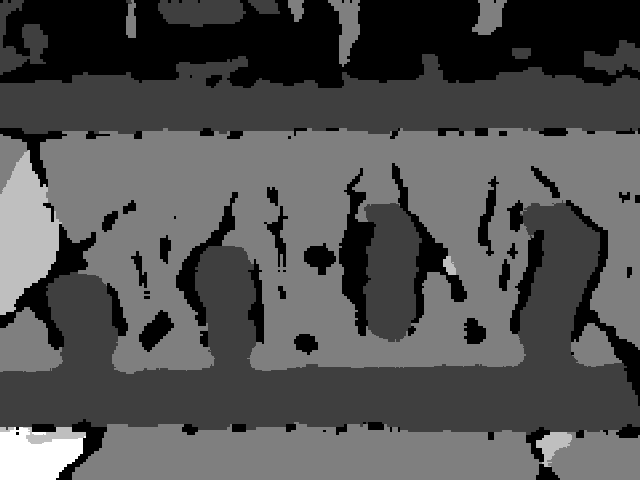
#> input picture scripts/shelf_check/start.png, 640 x 480 px
$ python read_depth_uint16.py start.png
#> lines starting #> are read from the running program, lines starting #| are printed output that depends on the picture
#!/usr/bin/env python3
"""读取 16-bit uint16 PNG 深度图，左侧显示伪彩色深度图并标注指定行，
右侧绘制该行深度变化曲线。

用法示例:
    python read_depth_uint16.py depth/000000.png
    python read_depth_uint16.py depth/000000.png --row 300
    python read_depth_uint16.py depth/000000.png --save result.png
"""

import argparse
import os

import cv2
import matplotlib
import matplotlib.pyplot as plt
import numpy as np

matplotlib.use("TkAgg")
DEPTH_SCALE = 1000.0


def pseudo_color(depth_m: np.ndarray, max_depth: float = 3.0) -> np.ndarray:
    """将 float32 深度图（米）转成 uint8 伪彩色 RGB 图。"""
    disp = np.clip(depth_m, 0.0, max_depth)
    disp = disp / max_depth if max_depth > 0 else disp
    disp = (disp * 255).astype(np.uint8)
    bgr = cv2.applyColorMap(disp, cv2.COLORMAP_JET)
    return cv2.cvtColor(bgr, cv2.COLOR_BGR2RGB)


def main():
    parser = argparse.ArgumentParser(description="读取并可视化 uint16 深度图")
    parser.add_argument("input", help="深度图文件路径 (.png)")
    parser.add_argument("--row", type=int, default=-1, help="要绘制的行号，-1 表示图像中间行")
    parser.add_argument("--max-depth", type=float, default=3.0, help="伪彩色映射深度上限（米）")
    parser.add_argument("--threshold", type=float, default=-1.0, help="深度阈值（米），-1 表示不显示")
    parser.add_argument("--save", default="", help="保存结果图路径")
    args = parser.parse_args()

    if not os.path.isfile(args.input):
        print(f"[ERROR] 文件不存在: {args.input}")
        return

    # 1. 读取 uint16 深度图（必须加 UNCHANGED，否则默认转 8-bit 会丢失精度）
    depth_uint16 = cv2.imread(args.input, cv2.IMREAD_UNCHANGED)
#> depth_uint16 is the input picture: shape (480, 640) uint16; min 0, max 1110, mean 435.7
    if depth_uint16 is None:
        print(f"[ERROR] 无法读取: {args.input}")
        return

    if depth_uint16.dtype != np.uint16:
        print(f"[WARN] 数据类型为 {depth_uint16.dtype}，预期为 uint16")

    # 2. 转回 float32（米）
    depth_m = depth_uint16.astype(np.float32) / DEPTH_SCALE
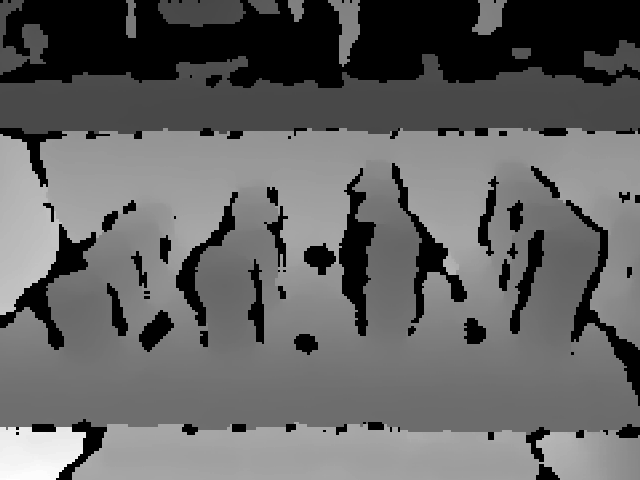
#> depth_m: shape (480, 640) float32; min 0, max 1.11, mean 0.436; drawn with min black and max white
    H, W = depth_m.shape
#> H = 480; W = 640

    # 3. 确定要分析的行
    row = args.row if args.row >= 0 else H // 2
#> row = 240
    row = max(0, min(row, H - 1))

    # 4. 统计信息
    valid = depth_m[depth_m > 0]
    print(f"文件 : {args.input}")
    print(f"尺寸 : {W} x {H}")
#| 尺寸 : 640 x 480
    print(f"选定行: {row}")
#| 选定行: 240
    print(f"最小值 : {depth_m.min():.3f} m")
#| 最小值 : 0.000 m
    print(f"最大值 : {depth_m.max():.3f} m")
#| 最大值 : 1.110 m
    print(f"平均值 : {depth_m.mean():.3f} m")
#| 平均值 : 0.436 m
    if len(valid) > 0:
        print(f"有效深度(>0) 平均: {valid.mean():.3f} m")
#| 有效深度(>0) 平均: 0.557 m
        print(f"有效深度(>0) 中位: {np.median(valid):.3f} m")
#| 有效深度(>0) 中位: 0.541 m

    # 5. 生成伪彩色图并标注选定行
    depth_rgb = pseudo_color(depth_m, max_depth=args.max_depth)
#> in pseudo_color, `disp = disp / max_depth if max_depth > 0 else disp`:
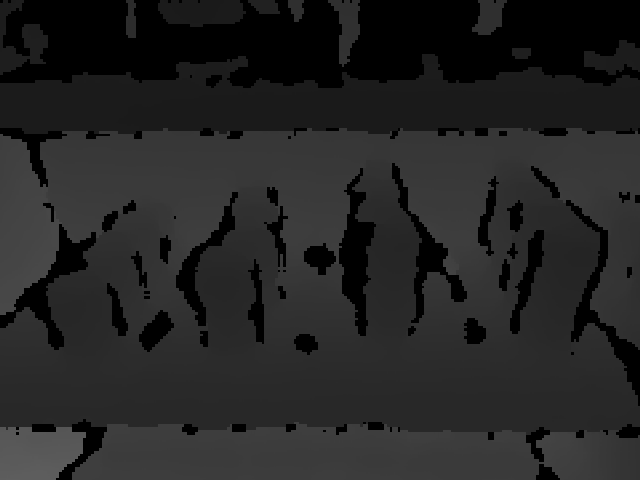
#> disp: shape (480, 640) float32; min 0, max 0.37, mean 0.145
#> in pseudo_color, `bgr = cv2.applyColorMap(disp, cv2.COLORMAP_JET)`:
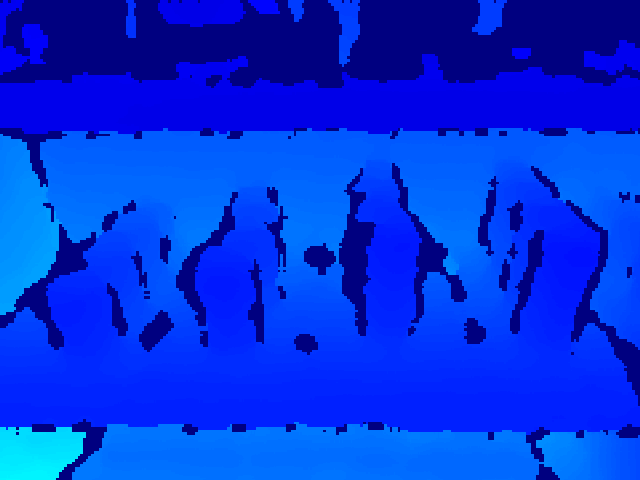
#> bgr: shape (480, 640, 3); mean B, G, R 224.8, 49, 0
    depth_rgb_annotated = depth_rgb.copy()
    cv2.line(depth_rgb_annotated, (0, row), (W - 1, row), (255, 255, 255), 2)
    cv2.line(depth_rgb_annotated, (0, row), (W - 1, row), (255, 0, 0), 1)
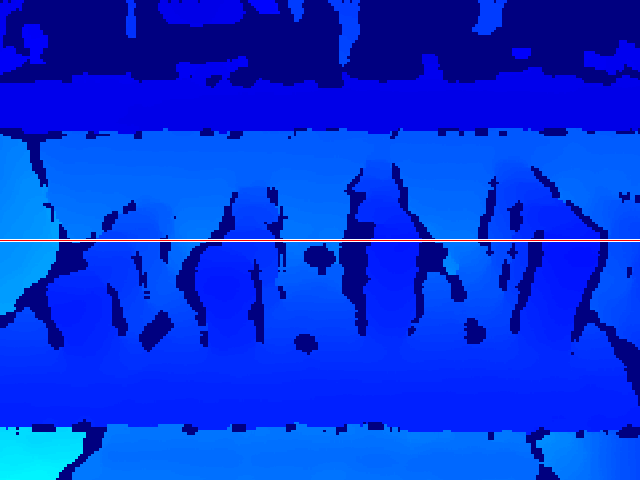
#> depth_rgb_annotated: shape (480, 640, 3); mean R, G, B 1.6, 49.7, 224.4

    # 6. 提取该行深度数据
    row_depth = depth_m[row, :].copy()
#> row_depth = 640 values, max 0.85 at index 51, min 0 at index 59, mean 0.479
    x_coords = np.arange(W)
#> x_coords = 640 values from 0 to 639

    # 区分有效/无效点（0 视为无效）
    valid_mask = row_depth > 0
    invalid_mask = ~valid_mask

    # 7. 画图
    fig, (ax_img, ax_curve) = plt.subplots(
        1, 2, figsize=(14, 5), gridspec_kw={"width_ratios": [1, 1.2]}
    )
    fig.suptitle(f"Depth Visualization  |  File: {os.path.basename(args.input)}", fontsize=14)

    # 左侧：伪彩色深度图
    ax_img.imshow(depth_rgb_annotated)
    ax_img.set_title(f"Pseudo-color Depth (max={args.max_depth}m)\nRow {row} highlighted")
    ax_img.set_xlabel("Pixel Column")
    ax_img.set_ylabel("Pixel Row")
    ax_img.axhline(y=row, color="white", linewidth=2, alpha=0.7)
    ax_img.axhline(y=row, color="red", linewidth=1, alpha=0.9)

    # 右侧：该行深度曲线
    ax_curve.plot(
        x_coords[valid_mask],
        row_depth[valid_mask],
        color="steelblue",
        linewidth=1.5,
        label="Valid depth",
    )
    if np.any(invalid_mask):
        ax_curve.scatter(
            x_coords[invalid_mask],
            np.zeros(np.count_nonzero(invalid_mask)),
            color="red",
            s=8,
            marker="x",
            label="Invalid (depth=0)",
            zorder=5,
        )

    ax_curve.axhline(y=0, color="gray", linestyle="--", linewidth=0.8, alpha=0.5)

    # 深度阈值线
    if args.threshold >= 0:
        ax_curve.axhline(
            y=args.threshold,
            color="crimson",
            linestyle="-.",
            linewidth=1.5,
            alpha=0.8,
            label=f"Threshold ({args.threshold}m)",
        )
        ax_curve.legend(loc="upper right", fontsize=8)

    ax_curve.set_xlim(0, W - 1)
    ax_curve.set_ylim(min(-0.05, row_depth[valid_mask].min() - 0.1) if np.any(valid_mask) else -0.05,
                      row_depth[valid_mask].max() + 0.2 if np.any(valid_mask) else args.max_depth)
    ax_curve.set_xlabel("Pixel Column")
    ax_curve.set_ylabel("Depth (m)")
    ax_curve.set_title(f"Depth Profile at Row {row}")
    ax_curve.legend(loc="upper right", fontsize=8)
    ax_curve.grid(True, linestyle=":", alpha=0.6)

    # 在曲线上标注统计值
    if np.any(valid_mask):
        mean_d = row_depth[valid_mask].mean()
#> mean_d = 0.614
        ax_curve.axhline(y=mean_d, color="orange", linestyle="--", linewidth=1, alpha=0.7)
        ax_curve.text(
            W * 0.02, mean_d + 0.05,
            f"mean={mean_d:.3f}m",
            color="orange", fontsize=9,
        )

    plt.tight_layout()

    if args.save:
        plt.savefig(args.save, dpi=150, bbox_inches="tight")
        print(f"\n已保存结果图: {args.save}")
    else:
        print("\n显示图像，关闭窗口后退出...")

    plt.show()
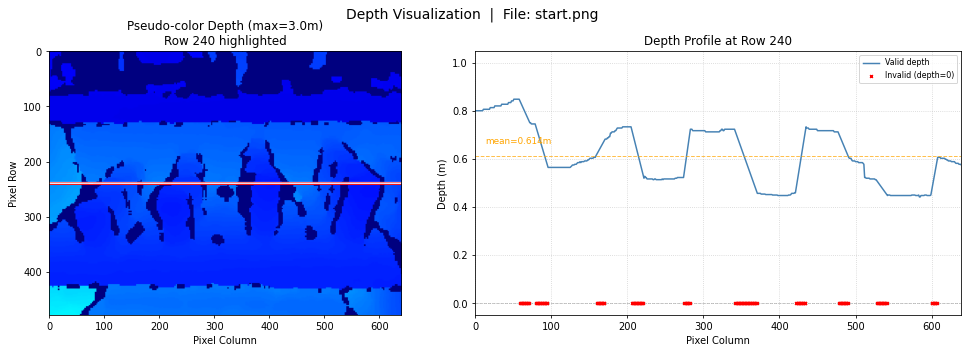
#> figure drawn by matplotlib, 2 panels; panel 2: curve peaks at x = 51, y = 0.85


if __name__ == "__main__":
    main()
